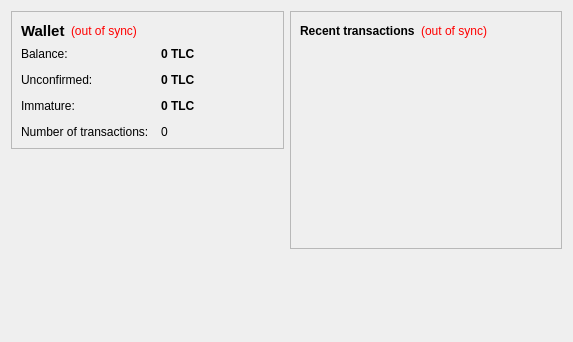
<?xml version="1.0" encoding="UTF-8"?>
<ui version="4.0">
 <class>OverviewPage</class>
 <widget class="QWidget" name="OverviewPage">
  <property name="geometry">
   <rect>
    <x>0</x>
    <y>0</y>
    <width>573</width>
    <height>342</height>
   </rect>
  </property>
  <property name="windowTitle">
   <string>Form</string>
  </property>
  <layout class="QHBoxLayout" name="horizontalLayout" stretch="1,1">
   <item>
    <layout class="QVBoxLayout" name="verticalLayout_2">
     <item>
      <widget class="QFrame" name="frame">
       <property name="frameShape">
        <enum>QFrame::StyledPanel</enum>
       </property>
       <property name="frameShadow">
        <enum>QFrame::Raised</enum>
       </property>
       <layout class="QVBoxLayout" name="verticalLayout_4">
        <item>
         <layout class="QHBoxLayout" name="horizontalLayout_4">
          <item>
           <widget class="QLabel" name="label_5">
            <property name="font">
             <font>
              <pointsize>11</pointsize>
              <weight>75</weight>
              <bold>true</bold>
             </font>
            </property>
            <property name="text">
             <string>Wallet</string>
            </property>
           </widget>
          </item>
          <item>
           <widget class="QLabel" name="labelWalletStatus">
            <property name="toolTip">
             <string>The displayed information may be out of date. Your wallet automatically synchronizes with the TalentCoin network after a connection is established, but this process has not completed yet.</string>
            </property>
            <property name="styleSheet">
             <string notr="true">QLabel { color: red; }</string>
            </property>
            <property name="text">
             <string notr="true">(out of sync)</string>
            </property>
            <property name="alignment">
             <set>Qt::AlignLeading|Qt::AlignLeft|Qt::AlignVCenter</set>
            </property>
           </widget>
          </item>
          <item>
           <spacer name="horizontalSpacer_2">
            <property name="orientation">
             <enum>Qt::Horizontal</enum>
            </property>
            <property name="sizeHint" stdset="0">
             <size>
              <width>40</width>
              <height>20</height>
             </size>
            </property>
           </spacer>
          </item>
         </layout>
        </item>
        <item>
         <layout class="QFormLayout" name="formLayout_2">
          <property name="fieldGrowthPolicy">
           <enum>QFormLayout::AllNonFixedFieldsGrow</enum>
          </property>
          <property name="horizontalSpacing">
           <number>12</number>
          </property>
          <property name="verticalSpacing">
           <number>12</number>
          </property>
          <item row="0" column="0">
           <widget class="QLabel" name="label">
            <property name="text">
             <string>Balance:</string>
            </property>
           </widget>
          </item>
          <item row="0" column="1">
           <widget class="QLabel" name="labelBalance">
            <property name="font">
             <font>
              <weight>75</weight>
              <bold>true</bold>
             </font>
            </property>
            <property name="cursor">
             <cursorShape>IBeamCursor</cursorShape>
            </property>
            <property name="toolTip">
             <string>Your current balance</string>
            </property>
            <property name="text">
             <string notr="true">0 TLC</string>
            </property>
            <property name="textInteractionFlags">
             <set>Qt::LinksAccessibleByMouse|Qt::TextSelectableByKeyboard|Qt::TextSelectableByMouse</set>
            </property>
           </widget>
          </item>
          <item row="1" column="0">
           <widget class="QLabel" name="label_3">
            <property name="text">
             <string>Unconfirmed:</string>
            </property>
           </widget>
          </item>
          <item row="1" column="1">
           <widget class="QLabel" name="labelUnconfirmed">
            <property name="font">
             <font>
              <weight>75</weight>
              <bold>true</bold>
             </font>
            </property>
            <property name="cursor">
             <cursorShape>IBeamCursor</cursorShape>
            </property>
            <property name="toolTip">
             <string>Total of transactions that have yet to be confirmed, and do not yet count toward the current balance</string>
            </property>
            <property name="text">
             <string notr="true">0 TLC</string>
            </property>
            <property name="textInteractionFlags">
             <set>Qt::LinksAccessibleByMouse|Qt::TextSelectableByKeyboard|Qt::TextSelectableByMouse</set>
            </property>
           </widget>
          </item>
          <item row="3" column="0">
           <widget class="QLabel" name="label_2">
            <property name="text">
             <string>Number of transactions:</string>
            </property>
           </widget>
          </item>
          <item row="3" column="1">
           <widget class="QLabel" name="labelNumTransactions">
            <property name="toolTip">
             <string>Total number of transactions in wallet</string>
            </property>
            <property name="text">
             <string notr="true">0</string>
            </property>
           </widget>
          </item>
          <item row="2" column="0">
           <widget class="QLabel" name="labelImmatureText">
            <property name="text">
             <string>Immature:</string>
            </property>
           </widget>
          </item>
          <item row="2" column="1">
           <widget class="QLabel" name="labelImmature">
            <property name="font">
             <font>
              <weight>75</weight>
              <bold>true</bold>
             </font>
            </property>
            <property name="toolTip">
             <string>Mined balance that has not yet matured</string>
            </property>
            <property name="text">
             <string notr="true">0 TLC</string>
            </property>
            <property name="textInteractionFlags">
             <set>Qt::LinksAccessibleByMouse|Qt::TextSelectableByKeyboard|Qt::TextSelectableByMouse</set>
            </property>
           </widget>
          </item>
         </layout>
        </item>
       </layout>
      </widget>
     </item>
     <item>
      <spacer name="verticalSpacer">
       <property name="orientation">
        <enum>Qt::Vertical</enum>
       </property>
       <property name="sizeHint" stdset="0">
        <size>
         <width>20</width>
         <height>40</height>
        </size>
       </property>
      </spacer>
     </item>
    </layout>
   </item>
   <item>
    <layout class="QVBoxLayout" name="verticalLayout_3">
     <item>
      <widget class="QFrame" name="frame_2">
       <property name="frameShape">
        <enum>QFrame::StyledPanel</enum>
       </property>
       <property name="frameShadow">
        <enum>QFrame::Raised</enum>
       </property>
       <layout class="QVBoxLayout" name="verticalLayout">
        <item>
         <layout class="QHBoxLayout" name="horizontalLayout_2">
          <item>
           <widget class="QLabel" name="label_4">
            <property name="text">
             <string>&lt;b&gt;Recent transactions&lt;/b&gt;</string>
            </property>
           </widget>
          </item>
          <item>
           <widget class="QLabel" name="labelTransactionsStatus">
            <property name="toolTip">
             <string>The displayed information may be out of date. Your wallet automatically synchronizes with the TalentCoin network after a connection is established, but this process has not completed yet.</string>
            </property>
            <property name="styleSheet">
             <string notr="true">QLabel { color: red; }</string>
            </property>
            <property name="text">
             <string notr="true">(out of sync)</string>
            </property>
            <property name="alignment">
             <set>Qt::AlignRight|Qt::AlignTrailing|Qt::AlignVCenter</set>
            </property>
           </widget>
          </item>
          <item>
           <spacer name="horizontalSpacer">
            <property name="orientation">
             <enum>Qt::Horizontal</enum>
            </property>
            <property name="sizeHint" stdset="0">
             <size>
              <width>40</width>
              <height>20</height>
             </size>
            </property>
           </spacer>
          </item>
         </layout>
        </item>
        <item>
         <widget class="QListView" name="listTransactions">
          <property name="styleSheet">
           <string notr="true">QListView { background: transparent; }</string>
          </property>
          <property name="frameShape">
           <enum>QFrame::NoFrame</enum>
          </property>
          <property name="verticalScrollBarPolicy">
           <enum>Qt::ScrollBarAlwaysOff</enum>
          </property>
          <property name="horizontalScrollBarPolicy">
           <enum>Qt::ScrollBarAlwaysOff</enum>
          </property>
          <property name="selectionMode">
           <enum>QAbstractItemView::NoSelection</enum>
          </property>
         </widget>
        </item>
       </layout>
      </widget>
     </item>
     <item>
      <spacer name="verticalSpacer_2">
       <property name="orientation">
        <enum>Qt::Vertical</enum>
       </property>
       <property name="sizeHint" stdset="0">
        <size>
         <width>20</width>
         <height>40</height>
        </size>
       </property>
      </spacer>
     </item>
    </layout>
   </item>
  </layout>
 </widget>
 <resources/>
 <connections/>
</ui>
